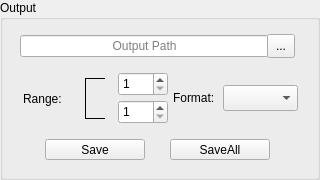
     <widget class="QGroupBox" name="grb_output">
      <property name="minimumSize">
       <size>
        <width>320</width>
        <height>180</height>
       </size>
      </property>
      <property name="maximumSize">
       <size>
        <width>320</width>
        <height>180</height>
       </size>
      </property>
      <property name="title">
       <string>Output</string>
      </property>
      <layout class="QGridLayout" name="gridLayout_26">
       <item row="0" column="0">
        <widget class="QFrame" name="fr_outpath">
         <property name="minimumSize">
          <size>
           <width>275</width>
           <height>25</height>
          </size>
         </property>
         <property name="maximumSize">
          <size>
           <width>275</width>
           <height>25</height>
          </size>
         </property>
         <property name="frameShape">
          <enum>QFrame::NoFrame</enum>
         </property>
         <property name="frameShadow">
          <enum>QFrame::Raised</enum>
         </property>
         <layout class="QGridLayout" name="gridLayout_24">
          <property name="leftMargin">
           <number>0</number>
          </property>
          <property name="topMargin">
           <number>0</number>
          </property>
          <property name="rightMargin">
           <number>0</number>
          </property>
          <property name="bottomMargin">
           <number>0</number>
          </property>
          <item row="0" column="0">
           <widget class="QLineEdit" name="fld_out_path">
            <property name="minimumSize">
             <size>
              <width>249</width>
              <height>22</height>
             </size>
            </property>
            <property name="maximumSize">
             <size>
              <width>249</width>
              <height>22</height>
             </size>
            </property>
            <property name="alignment">
             <set>Qt::AlignCenter</set>
            </property>
            <property name="placeholderText">
             <string>Output Path</string>
            </property>
           </widget>
          </item>
          <item row="0" column="1">
           <widget class="QToolButton" name="btn_out_path">
            <property name="minimumSize">
             <size>
              <width>28</width>
              <height>24</height>
             </size>
            </property>
            <property name="maximumSize">
             <size>
              <width>28</width>
              <height>24</height>
             </size>
            </property>
            <property name="text">
             <string>...</string>
            </property>
           </widget>
          </item>
         </layout>
        </widget>
       </item>
       <item row="1" column="0">
        <widget class="QFrame" name="fr_save_butons_2">
         <property name="minimumSize">
          <size>
           <width>280</width>
           <height>61</height>
          </size>
         </property>
         <property name="maximumSize">
          <size>
           <width>280</width>
           <height>61</height>
          </size>
         </property>
         <property name="frameShape">
          <enum>QFrame::NoFrame</enum>
         </property>
         <property name="frameShadow">
          <enum>QFrame::Raised</enum>
         </property>
         <layout class="QGridLayout" name="gridLayout_22">
          <property name="leftMargin">
           <number>0</number>
          </property>
          <property name="topMargin">
           <number>0</number>
          </property>
          <property name="rightMargin">
           <number>0</number>
          </property>
          <property name="bottomMargin">
           <number>0</number>
          </property>
          <property name="spacing">
           <number>0</number>
          </property>
          <item row="0" column="0">
           <widget class="QFrame" name="fr_range_main">
            <property name="minimumSize">
             <size>
              <width>151</width>
              <height>61</height>
             </size>
            </property>
            <property name="maximumSize">
             <size>
              <width>151</width>
              <height>61</height>
             </size>
            </property>
            <property name="frameShape">
             <enum>QFrame::NoFrame</enum>
            </property>
            <property name="frameShadow">
             <enum>QFrame::Raised</enum>
            </property>
            <layout class="QGridLayout" name="gridLayout_21">
             <property name="leftMargin">
              <number>0</number>
             </property>
             <property name="topMargin">
              <number>0</number>
             </property>
             <property name="rightMargin">
              <number>0</number>
             </property>
             <property name="spacing">
              <number>0</number>
             </property>
             <item row="0" column="0">
              <widget class="QFrame" name="fr_range_l">
               <property name="minimumSize">
                <size>
                 <width>50</width>
                 <height>61</height>
                </size>
               </property>
               <property name="maximumSize">
                <size>
                 <width>50</width>
                 <height>61</height>
                </size>
               </property>
               <property name="frameShape">
                <enum>QFrame::NoFrame</enum>
               </property>
               <property name="frameShadow">
                <enum>QFrame::Raised</enum>
               </property>
               <layout class="QGridLayout" name="gridLayout_19">
                <property name="leftMargin">
                 <number>0</number>
                </property>
                <property name="topMargin">
                 <number>0</number>
                </property>
                <property name="rightMargin">
                 <number>0</number>
                </property>
                <property name="bottomMargin">
                 <number>0</number>
                </property>
                <property name="spacing">
                 <number>0</number>
                </property>
                <item row="0" column="0">
                 <widget class="QLabel" name="l_range">
                  <property name="minimumSize">
                   <size>
                    <width>50</width>
                    <height>25</height>
                   </size>
                  </property>
                  <property name="maximumSize">
                   <size>
                    <width>50</width>
                    <height>25</height>
                   </size>
                  </property>
                  <property name="text">
                   <string>Range:</string>
                  </property>
                 </widget>
                </item>
               </layout>
              </widget>
             </item>
             <item row="0" column="1">
              <widget class="QFrame" name="fr_range_divide_lines">
               <property name="minimumSize">
                <size>
                 <width>41</width>
                 <height>61</height>
                </size>
               </property>
               <property name="maximumSize">
                <size>
                 <width>41</width>
                 <height>61</height>
                </size>
               </property>
               <property name="frameShape">
                <enum>QFrame::NoFrame</enum>
               </property>
               <property name="frameShadow">
                <enum>QFrame::Raised</enum>
               </property>
               <widget class="Line" name="top_line">
                <property name="geometry">
                 <rect>
                  <x>10</x>
                  <y>0</y>
                  <width>20</width>
                  <height>20</height>
                 </rect>
                </property>
                <property name="minimumSize">
                 <size>
                  <width>20</width>
                  <height>20</height>
                 </size>
                </property>
                <property name="maximumSize">
                 <size>
                  <width>20</width>
                  <height>20</height>
                 </size>
                </property>
                <property name="frameShadow">
                 <enum>QFrame::Plain</enum>
                </property>
                <property name="orientation">
                 <enum>Qt::Horizontal</enum>
                </property>
               </widget>
               <widget class="Line" name="bot_line">
                <property name="geometry">
                 <rect>
                  <x>10</x>
                  <y>40</y>
                  <width>20</width>
                  <height>20</height>
                 </rect>
                </property>
                <property name="minimumSize">
                 <size>
                  <width>20</width>
                  <height>20</height>
                 </size>
                </property>
                <property name="maximumSize">
                 <size>
                  <width>20</width>
                  <height>20</height>
                 </size>
                </property>
                <property name="frameShadow">
                 <enum>QFrame::Plain</enum>
                </property>
                <property name="orientation">
                 <enum>Qt::Horizontal</enum>
                </property>
               </widget>
               <widget class="Line" name="left_line">
                <property name="geometry">
                 <rect>
                  <x>0</x>
                  <y>10</y>
                  <width>20</width>
                  <height>41</height>
                 </rect>
                </property>
                <property name="minimumSize">
                 <size>
                  <width>20</width>
                  <height>41</height>
                 </size>
                </property>
                <property name="maximumSize">
                 <size>
                  <width>20</width>
                  <height>41</height>
                 </size>
                </property>
                <property name="frameShadow">
                 <enum>QFrame::Plain</enum>
                </property>
                <property name="orientation">
                 <enum>Qt::Vertical</enum>
                </property>
               </widget>
              </widget>
             </item>
             <item row="0" column="2">
              <widget class="QFrame" name="fr_slider_boxes">
               <property name="minimumSize">
                <size>
                 <width>50</width>
                 <height>61</height>
                </size>
               </property>
               <property name="maximumSize">
                <size>
                 <width>50</width>
                 <height>61</height>
                </size>
               </property>
               <property name="frameShape">
                <enum>QFrame::NoFrame</enum>
               </property>
               <property name="frameShadow">
                <enum>QFrame::Raised</enum>
               </property>
               <layout class="QGridLayout" name="gridLayout_20">
                <property name="leftMargin">
                 <number>0</number>
                </property>
                <property name="topMargin">
                 <number>0</number>
                </property>
                <property name="rightMargin">
                 <number>0</number>
                </property>
                <property name="bottomMargin">
                 <number>0</number>
                </property>
                <property name="spacing">
                 <number>0</number>
                </property>
                <item row="1" column="0">
                 <widget class="QSpinBox" name="sb_range_vertical">
                  <property name="minimumSize">
                   <size>
                    <width>50</width>
                    <height>24</height>
                   </size>
                  </property>
                  <property name="maximumSize">
                   <size>
                    <width>50</width>
                    <height>24</height>
                   </size>
                  </property>
                  <property name="minimum">
                   <number>1</number>
                  </property>
                 </widget>
                </item>
                <item row="0" column="0">
                 <widget class="QSpinBox" name="sb_range_horizontal">
                  <property name="minimumSize">
                   <size>
                    <width>50</width>
                    <height>24</height>
                   </size>
                  </property>
                  <property name="maximumSize">
                   <size>
                    <width>50</width>
                    <height>24</height>
                   </size>
                  </property>
                  <property name="minimum">
                   <number>1</number>
                  </property>
                 </widget>
                </item>
               </layout>
              </widget>
             </item>
            </layout>
           </widget>
          </item>
          <item row="0" column="1">
           <widget class="QFrame" name="frame">
            <property name="minimumSize">
             <size>
              <width>125</width>
              <height>61</height>
             </size>
            </property>
            <property name="maximumSize">
             <size>
              <width>125</width>
              <height>61</height>
             </size>
            </property>
            <property name="frameShape">
             <enum>QFrame::NoFrame</enum>
            </property>
            <property name="frameShadow">
             <enum>QFrame::Raised</enum>
            </property>
            <layout class="QGridLayout" name="gridLayout_23">
             <property name="leftMargin">
              <number>0</number>
             </property>
             <property name="topMargin">
              <number>0</number>
             </property>
             <property name="rightMargin">
              <number>0</number>
             </property>
             <property name="bottomMargin">
              <number>0</number>
             </property>
             <property name="spacing">
              <number>0</number>
             </property>
             <item row="0" column="0">
              <widget class="QLabel" name="l_image_format">
               <property name="minimumSize">
                <size>
                 <width>50</width>
                 <height>25</height>
                </size>
               </property>
               <property name="maximumSize">
                <size>
                 <width>50</width>
                 <height>25</height>
                </size>
               </property>
               <property name="text">
                <string>Format:</string>
               </property>
              </widget>
             </item>
             <item row="0" column="1">
              <widget class="QComboBox" name="comboBox">
               <property name="minimumSize">
                <size>
                 <width>75</width>
                 <height>26</height>
                </size>
               </property>
               <property name="maximumSize">
                <size>
                 <width>75</width>
                 <height>26</height>
                </size>
               </property>
              </widget>
             </item>
            </layout>
           </widget>
          </item>
         </layout>
        </widget>
       </item>
       <item row="2" column="0">
        <widget class="QFrame" name="fr_save_butons">
         <property name="minimumSize">
          <size>
           <width>275</width>
           <height>22</height>
          </size>
         </property>
         <property name="maximumSize">
          <size>
           <width>275</width>
           <height>23</height>
          </size>
         </property>
         <property name="frameShape">
          <enum>QFrame::NoFrame</enum>
         </property>
         <property name="frameShadow">
          <enum>QFrame::Raised</enum>
         </property>
         <layout class="QGridLayout" name="gridLayout_17">
          <property name="leftMargin">
           <number>0</number>
          </property>
          <property name="topMargin">
           <number>0</number>
          </property>
          <property name="rightMargin">
           <number>0</number>
          </property>
          <property name="bottomMargin">
           <number>0</number>
          </property>
          <property name="spacing">
           <number>0</number>
          </property>
          <item row="0" column="0">
           <widget class="QPushButton" name="btn_save">
            <property name="minimumSize">
             <size>
              <width>100</width>
              <height>21</height>
             </size>
            </property>
            <property name="maximumSize">
             <size>
              <width>100</width>
              <height>21</height>
             </size>
            </property>
            <property name="text">
             <string>Save</string>
            </property>
           </widget>
          </item>
          <item row="0" column="1">
           <widget class="QPushButton" name="btn_saveall">
            <property name="minimumSize">
             <size>
              <width>100</width>
              <height>21</height>
             </size>
            </property>
            <property name="maximumSize">
             <size>
              <width>100</width>
              <height>21</height>
             </size>
            </property>
            <property name="text">
             <string>SaveAll</string>
            </property>
           </widget>
          </item>
         </layout>
        </widget>
       </item>
      </layout>
     </widget>
